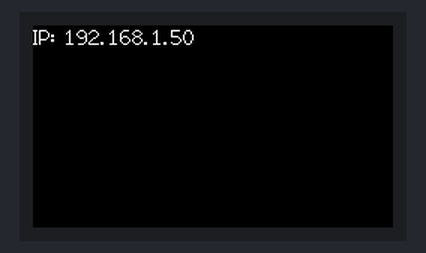
Recording of a sketch running on a simulated ESP32. On the bench: 240×135 colour display. WiFi joins after 1.5 s; servers stay silent unless stated; nothing arrives over Bluetooth unless stated; the Firebase database answers and starts empty; a phone connects over Bluetooth LE 3 s after start; what the sketch prints to the serial monitor is not drawn.

Above: at 1.7 s.

The sketch:

Firebase_BLE_Server.ino
```cpp
#include <BLEDevice.h>
#include <BLEServer.h>
#include <ESP32Firebase.h>
#include <WiFi.h>
#include <M5StickCPlus.h>
#include <vector>

// WiFi credentials - change to your credentials
const char* ssid = "ssid";
const char* password =  "password";

// Your Firebase project reference url
#define REFERENCE_URL "https://csc2106-t11-default-rtdb.asia-southeast1.firebasedatabase.app/"

WiFiClient client;
Firebase firebase(REFERENCE_URL);

// Initiate a vector list to store all the uuids, shelves and inventory from the database
std::vector<String> uuidList;
std::vector<String> shelvesList;

// Unique BLE server name
#define bleServerName "CSC2106-BLE#T11"

// See the following for generating UUIDs:
// https://www.uuidgenerator.net/
#define SERVICE_UUID "f12dac05-634a-4885-a041-9b42578566bf"

bool deviceConnected = false;

// Global variables to store received message
String receivedMessage;

// Vector to store incoming data
std::vector<String> dataVector;

// Setup callbacks onConnect and onDisconnect
class MyServerCallbacks: public BLEServerCallbacks {
public:
  void onConnect(BLEServer* pServer) {
    deviceConnected = true;
    Serial.println("MyServerCallbacks::Connected...");

    // Start advertising again to allow more clients to joiin
    pServer -> startAdvertising();
  }

  void onDisconnect(BLEServer* pServer) {
    deviceConnected = false;
    Serial.println("MyServerCallbacks::Disconnected...");

    // Restart advertising
    pServer -> startAdvertising();
  }
};


// Determine what to do when u receive information from the BLE beacons
class MessageCallbacks : public BLECharacteristicCallbacks {
public:
    void onWrite(BLECharacteristic *pCharacteristic) {
        std::string value = pCharacteristic->getValue();
        Serial.print("Received message: ");
        Serial.println(value.c_str());

        // Call the message received callback function
        onMessageReceived(String(value.c_str()));
    }

    // Callback function when a message is received
    void onMessageReceived(const String& message) {
        // Push the received message into the vector
        dataVector.push_back(message);
    }
};

// Function to process the received message
void processReceivedMessage() {
    if (!dataVector.empty()) {
        // Process the next message in the vector
        String message = dataVector.front();
        dataVector.erase(dataVector.begin()); // Remove the processed message
        storeData(message);
    }
}

void getUUIDs() {
  // Get the data from the "uuid_list" node
  String data = firebase.getString("uuid_list");

  // Clear the vector to avoid appending duplicate UUIDs
  uuidList.clear();

  // Define a delimiter to split the string in the UUID list
  char delimiter[] = "\":\"";

  // Use strtok to split the string by delimiter
  char *temp_uuids = strtok((char *)data.c_str(), delimiter);

  // Loop through each pair
  while (temp_uuids != NULL) {
      // Extract UUID from the temp_uuids
      char *uuid = temp_uuids;

      // If it's not the comma separator
      if (strcmp(uuid, ",") != 0) {
          // Store the UUID in the vector
          uuidList.push_back(uuid);
      }

      // Move to the next uuid
      temp_uuids = strtok(NULL, delimiter);
  }
}

void printUUIDList() {
  Serial.println("UUID List:");
  for (const String& uuid : uuidList) {
    Serial.println(uuid);
  }
}

void getShelves() {
  // Get the data from the "shelves" node
  String shelvesData = firebase.getString("shelf_list");

  shelvesList.clear();

  // Define a delimiter to split the string in the shelves list
  char delimiter[] = "\":\"";

  // Use strtok to split the string by delimiter
  char *temp_shelves = strtok((char *)shelvesData.c_str(), delimiter);

  bool firstElement = true;

  // Loop through each pair
  while (temp_shelves != NULL) {
      // Extract shelf from the temp_shelves
      char *shelf = temp_shelves;

      // If it's the first element, add it to the list regardless
      if (firstElement) {
          shelvesList.push_back(shelf);
          firstElement = false; // Update flag for subsequent shelves
      } else {
          // If it's not the first element, check if it's not the comma separator
          if (strcmp(shelf, ",") != 0) {
              shelvesList.push_back(shelf);
          }
      }

      // Move to the next shelf
      temp_shelves = strtok(NULL, delimiter);
  }
}

void printShelvesList() {
  Serial.println("Shelves List:");
  for (const String& shelf : shelvesList) {
    Serial.println(shelf);
  }
}

void storeData(const String& receivedMessage) {
  // Find the position of the first underscore
  int firstUnderscore = receivedMessage.indexOf("_");
  String type = receivedMessage.substring(0, firstUnderscore);

  // Find the position of the second underscore
  int secondUnderscore = receivedMessage.indexOf("_", firstUnderscore + 1);
  String itemName = receivedMessage.substring(firstUnderscore + 1, secondUnderscore);

  if (type == "shelf") {
    int thirdUnderscore = receivedMessage.indexOf("_", secondUnderscore + 1);
    String pointName = receivedMessage.substring(secondUnderscore + 1, thirdUnderscore);
    String xyzCoords = receivedMessage.substring(thirdUnderscore + 1);

    // Store data in Firebase under "shelves" category
    char firebasePath[64];
    snprintf(firebasePath, sizeof(firebasePath), "shelves/%s/%s/xyz_coordinates", itemName.c_str(), pointName.c_str());
    if (firebase.setString(firebasePath, xyzCoords)) {
        Serial.printf("Data stored successfully in Firebase: %s -> %s\n", firebasePath, xyzCoords.c_str());
    } else {
        Serial.println("Error storing data in Firebase");
    }
  } else if (type == "inventory") {
    // Store data in Firebase under "inventory" category
    // Add your logic here
  }
}

void setup() {
  // Start serial communication
  Serial.begin(115200);

  M5.begin();

  // LCD Setup
  M5.Lcd.setRotation(3);
  M5.Lcd.fillScreen(BLACK);

  // Begin connecting to the WiFi network with the provided SSID (network name) and password.
  WiFi.begin(ssid, password);

  // Setting the hostname of the device for identification on the network.
  WiFi.setHostname("CSC2106_T11");

  // Print message indicating the start of WiFi connection initialization.
  Serial.println("Start WiFi ..");

  // Loop until the device successfully connects to the WiFi network.
  while (WiFi.status() != WL_CONNECTED) {
      delay(500);
      Serial.println("Connecting ..");
  }

  // Print the local IP address of the device on the M5Stack display.
  M5.Lcd.setCursor(0, 0, 2);
  M5.Lcd.print("IP: ");
  M5.Lcd.println(WiFi.localIP());

  // Testing Firebase connection
  if (firebase.setString("testingConnection", "Connection is working")) {
    Serial.println("String value set to Firebase successfully.");
    M5.Lcd.setCursor(0, 20, 2);
    M5.Lcd.printf("Connected to Firebase successfully", 0);
    firebase.deleteData("testingConnection"); // Delete from database once successful

  } else {
    Serial.println("Error setting string value to Firebase.");
    M5.Lcd.setCursor(0, 20, 2);
    M5.Lcd.printf("Unable to connect to Firebase", 0);
  }

  // Retrieve and print UUIDs from the Firebase
  getUUIDs();
  printUUIDList();

  // Retrieve and print shelves from the Firebase
  getShelves();
  printShelvesList();


  // Create the BLE Device
  BLEDevice::init(bleServerName);

  // Create the BLE Server
  BLEServer *pServer = BLEDevice::createServer();
  pServer->setCallbacks(new MyServerCallbacks());

  // Create the BLE Service
  BLEService *bleService = pServer->createService(SERVICE_UUID);

  // Create BLE characteristics dynamically based on the UUID list
  for (const String& uuid : uuidList) {
      BLECharacteristic *pCharacteristic = new BLECharacteristic(uuid.c_str(), BLECharacteristic::PROPERTY_NOTIFY);
      BLEDescriptor *pDescriptor = new BLEDescriptor(BLEUUID((uint16_t)0x2902));
      bleService->addCharacteristic(pCharacteristic);
      pDescriptor->setValue(uuid.c_str());
      pCharacteristic->addDescriptor(pDescriptor);
      pCharacteristic->setCallbacks(new MessageCallbacks());
  }

  // Start the service
  bleService->start();

  // Start advertising
  BLEAdvertising *pAdvertising = BLEDevice::getAdvertising();
  pAdvertising->addServiceUUID(SERVICE_UUID);
  pServer->getAdvertising()->start();
  Serial.println("Waiting a client connection to notify...");

}

void loop() {
    // Process the received message if a new one is available
    processReceivedMessage();

    // Your other loop code here
}
```
